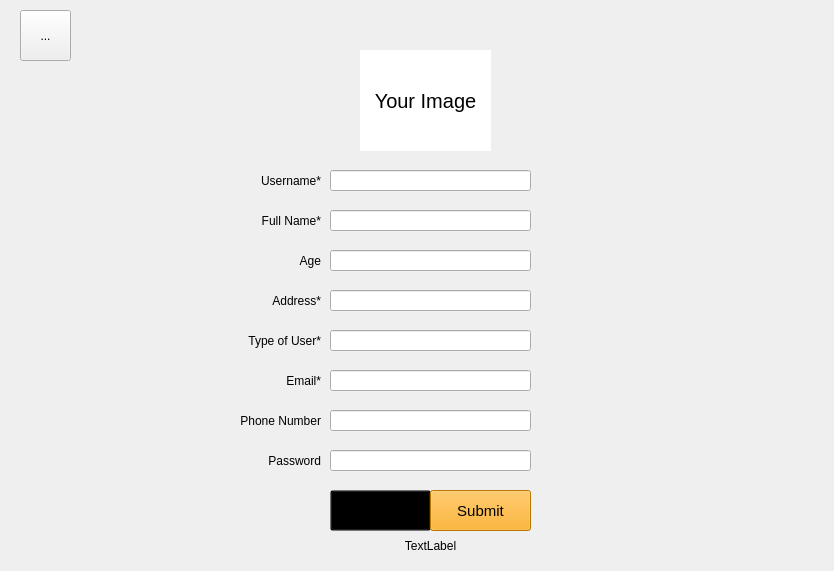
<?xml version="1.0" encoding="UTF-8"?>
<ui version="4.0">
 <class>SignUpForm</class>
 <widget class="QWidget" name="SignUpForm">
  <property name="geometry">
   <rect>
    <x>0</x>
    <y>0</y>
    <width>834</width>
    <height>571</height>
   </rect>
  </property>
  <property name="windowTitle">
   <string>Form</string>
  </property>
  <widget class="QLabel" name="label_7">
   <property name="geometry">
    <rect>
     <x>230</x>
     <y>360</y>
     <width>91</width>
     <height>41</height>
    </rect>
   </property>
   <property name="styleSheet">
    <string notr="true">font-family: &quot;Avenir Next&quot;;</string>
   </property>
   <property name="text">
    <string>Email*</string>
   </property>
   <property name="alignment">
    <set>Qt::AlignRight|Qt::AlignTrailing|Qt::AlignVCenter</set>
   </property>
  </widget>
  <widget class="QLabel" name="label_10">
   <property name="geometry">
    <rect>
     <x>360</x>
     <y>50</y>
     <width>131</width>
     <height>101</height>
    </rect>
   </property>
   <property name="styleSheet">
    <string notr="true">font-family: &quot;Avenir Next&quot;;
font-size: 20px;
background-color: white;</string>
   </property>
   <property name="text">
    <string>Your Image</string>
   </property>
   <property name="alignment">
    <set>Qt::AlignCenter</set>
   </property>
  </widget>
  <widget class="QLabel" name="label_4">
   <property name="geometry">
    <rect>
     <x>240</x>
     <y>280</y>
     <width>81</width>
     <height>41</height>
    </rect>
   </property>
   <property name="styleSheet">
    <string notr="true">font-family: &quot;Avenir Next&quot;;</string>
   </property>
   <property name="text">
    <string>Address*</string>
   </property>
   <property name="alignment">
    <set>Qt::AlignRight|Qt::AlignTrailing|Qt::AlignVCenter</set>
   </property>
  </widget>
  <widget class="QLabel" name="label_8">
   <property name="geometry">
    <rect>
     <x>220</x>
     <y>400</y>
     <width>101</width>
     <height>41</height>
    </rect>
   </property>
   <property name="styleSheet">
    <string notr="true">font-family: &quot;Avenir Next&quot;;</string>
   </property>
   <property name="text">
    <string>Phone Number</string>
   </property>
   <property name="alignment">
    <set>Qt::AlignRight|Qt::AlignTrailing|Qt::AlignVCenter</set>
   </property>
  </widget>
  <widget class="QPushButton" name="btnCancel">
   <property name="geometry">
    <rect>
     <x>330</x>
     <y>490</y>
     <width>101</width>
     <height>41</height>
    </rect>
   </property>
   <property name="styleSheet">
    <string notr="true">font-family: &quot;Avenir Next&quot;;
background-color: transparent;
font-size: 15px;</string>
   </property>
   <property name="text">
    <string>Cancel</string>
   </property>
  </widget>
  <widget class="QLabel" name="label_2">
   <property name="geometry">
    <rect>
     <x>230</x>
     <y>200</y>
     <width>91</width>
     <height>41</height>
    </rect>
   </property>
   <property name="styleSheet">
    <string notr="true">font-family: &quot;Avenir Next&quot;;</string>
   </property>
   <property name="text">
    <string>Full Name*</string>
   </property>
   <property name="alignment">
    <set>Qt::AlignRight|Qt::AlignTrailing|Qt::AlignVCenter</set>
   </property>
  </widget>
  <widget class="QLabel" name="label_3">
   <property name="geometry">
    <rect>
     <x>260</x>
     <y>240</y>
     <width>61</width>
     <height>41</height>
    </rect>
   </property>
   <property name="styleSheet">
    <string notr="true">font-family: &quot;Avenir Next&quot;;</string>
   </property>
   <property name="text">
    <string>Age</string>
   </property>
   <property name="alignment">
    <set>Qt::AlignRight|Qt::AlignTrailing|Qt::AlignVCenter</set>
   </property>
  </widget>
  <widget class="QPushButton" name="btnSubmit">
   <property name="geometry">
    <rect>
     <x>430</x>
     <y>490</y>
     <width>101</width>
     <height>41</height>
    </rect>
   </property>
   <property name="styleSheet">
    <string notr="true">font-family: &quot;Avenir Next&quot;;
background-color: orange;
font-size: 15px;</string>
   </property>
   <property name="text">
    <string>Submit</string>
   </property>
  </widget>
  <widget class="QToolButton" name="toolButton">
   <property name="geometry">
    <rect>
     <x>20</x>
     <y>10</y>
     <width>51</width>
     <height>51</height>
    </rect>
   </property>
   <property name="text">
    <string>...</string>
   </property>
  </widget>
  <widget class="QLineEdit" name="txtName">
   <property name="geometry">
    <rect>
     <x>330</x>
     <y>210</y>
     <width>201</width>
     <height>21</height>
    </rect>
   </property>
  </widget>
  <widget class="QLabel" name="logMsg">
   <property name="geometry">
    <rect>
     <x>240</x>
     <y>530</y>
     <width>381</width>
     <height>31</height>
    </rect>
   </property>
   <property name="text">
    <string>TextLabel</string>
   </property>
   <property name="alignment">
    <set>Qt::AlignCenter</set>
   </property>
  </widget>
  <widget class="QLabel" name="label_11">
   <property name="geometry">
    <rect>
     <x>230</x>
     <y>160</y>
     <width>91</width>
     <height>41</height>
    </rect>
   </property>
   <property name="styleSheet">
    <string notr="true">font-family: &quot;Avenir Next&quot;;</string>
   </property>
   <property name="text">
    <string>Username*</string>
   </property>
   <property name="alignment">
    <set>Qt::AlignRight|Qt::AlignTrailing|Qt::AlignVCenter</set>
   </property>
  </widget>
  <widget class="QLineEdit" name="txtUid">
   <property name="geometry">
    <rect>
     <x>330</x>
     <y>170</y>
     <width>201</width>
     <height>21</height>
    </rect>
   </property>
  </widget>
  <widget class="QLineEdit" name="txtAge">
   <property name="geometry">
    <rect>
     <x>330</x>
     <y>250</y>
     <width>201</width>
     <height>21</height>
    </rect>
   </property>
  </widget>
  <widget class="QLineEdit" name="txtAddress">
   <property name="geometry">
    <rect>
     <x>330</x>
     <y>290</y>
     <width>201</width>
     <height>21</height>
    </rect>
   </property>
  </widget>
  <widget class="QLabel" name="label_5">
   <property name="geometry">
    <rect>
     <x>240</x>
     <y>320</y>
     <width>81</width>
     <height>41</height>
    </rect>
   </property>
   <property name="styleSheet">
    <string notr="true">font-family: &quot;Avenir Next&quot;;</string>
   </property>
   <property name="text">
    <string>Type of User*</string>
   </property>
   <property name="alignment">
    <set>Qt::AlignRight|Qt::AlignTrailing|Qt::AlignVCenter</set>
   </property>
  </widget>
  <widget class="QLineEdit" name="txtType">
   <property name="geometry">
    <rect>
     <x>330</x>
     <y>330</y>
     <width>201</width>
     <height>21</height>
    </rect>
   </property>
  </widget>
  <widget class="QLineEdit" name="txtEmail">
   <property name="geometry">
    <rect>
     <x>330</x>
     <y>370</y>
     <width>201</width>
     <height>21</height>
    </rect>
   </property>
  </widget>
  <widget class="QLineEdit" name="txtPhone">
   <property name="geometry">
    <rect>
     <x>330</x>
     <y>410</y>
     <width>201</width>
     <height>21</height>
    </rect>
   </property>
  </widget>
  <widget class="QLineEdit" name="txtPassword">
   <property name="geometry">
    <rect>
     <x>330</x>
     <y>450</y>
     <width>201</width>
     <height>21</height>
    </rect>
   </property>
   <property name="text">
    <string/>
   </property>
  </widget>
  <widget class="QLabel" name="label_9">
   <property name="geometry">
    <rect>
     <x>220</x>
     <y>440</y>
     <width>101</width>
     <height>41</height>
    </rect>
   </property>
   <property name="styleSheet">
    <string notr="true">font-family: &quot;Avenir Next&quot;;</string>
   </property>
   <property name="text">
    <string>Password</string>
   </property>
   <property name="alignment">
    <set>Qt::AlignRight|Qt::AlignTrailing|Qt::AlignVCenter</set>
   </property>
  </widget>
 </widget>
 <resources/>
 <connections/>
</ui>
